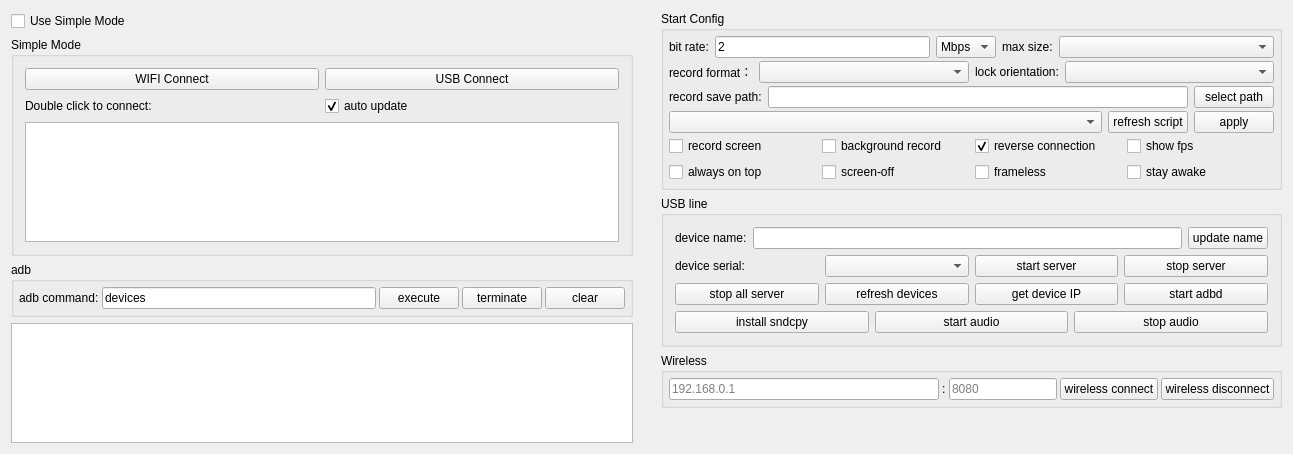
<?xml version="1.0" encoding="UTF-8"?>
<ui version="4.0">
 <class>Widget</class>
 <widget class="QWidget" name="Widget">
  <property name="geometry">
   <rect>
    <x>0</x>
    <y>0</y>
    <width>1293</width>
    <height>454</height>
   </rect>
  </property>
  <property name="windowTitle">
   <string notr="true">QtScrcpy</string>
  </property>
  <layout class="QHBoxLayout" name="horizontalLayout_11">
   <property name="leftMargin">
    <number>0</number>
   </property>
   <property name="topMargin">
    <number>0</number>
   </property>
   <property name="rightMargin">
    <number>0</number>
   </property>
   <property name="bottomMargin">
    <number>0</number>
   </property>
   <item>
    <widget class="QWidget" name="leftWidget" native="true">
     <property name="sizePolicy">
      <sizepolicy hsizetype="Preferred" vsizetype="Preferred">
       <horstretch>0</horstretch>
       <verstretch>0</verstretch>
      </sizepolicy>
     </property>
     <layout class="QVBoxLayout" name="verticalLayout_5">
      <item>
       <widget class="QCheckBox" name="useSingleModeCheck">
        <property name="sizePolicy">
         <sizepolicy hsizetype="Preferred" vsizetype="Maximum">
          <horstretch>0</horstretch>
          <verstretch>0</verstretch>
         </sizepolicy>
        </property>
        <property name="styleSheet">
         <string notr="true"/>
        </property>
        <property name="text">
         <string>Use Simple Mode</string>
        </property>
        <property name="checked">
         <bool>false</bool>
        </property>
       </widget>
      </item>
      <item>
       <widget class="QGroupBox" name="simpleGroupBox">
        <property name="sizePolicy">
         <sizepolicy hsizetype="Preferred" vsizetype="Preferred">
          <horstretch>0</horstretch>
          <verstretch>0</verstretch>
         </sizepolicy>
        </property>
        <property name="title">
         <string>Simple Mode</string>
        </property>
        <property name="checkable">
         <bool>false</bool>
        </property>
        <layout class="QVBoxLayout" name="verticalLayout_4">
         <item>
          <layout class="QHBoxLayout" name="horizontalLayout_9">
           <item>
            <widget class="QPushButton" name="wifiConnectBtn">
             <property name="sizePolicy">
              <sizepolicy hsizetype="Preferred" vsizetype="Maximum">
               <horstretch>0</horstretch>
               <verstretch>0</verstretch>
              </sizepolicy>
             </property>
             <property name="text">
              <string>WIFI Connect</string>
             </property>
            </widget>
           </item>
           <item>
            <widget class="QPushButton" name="usbConnectBtn">
             <property name="sizePolicy">
              <sizepolicy hsizetype="Preferred" vsizetype="Maximum">
               <horstretch>0</horstretch>
               <verstretch>0</verstretch>
              </sizepolicy>
             </property>
             <property name="text">
              <string>USB Connect</string>
             </property>
            </widget>
           </item>
          </layout>
         </item>
         <item>
          <layout class="QHBoxLayout" name="horizontalLayout_13">
           <property name="topMargin">
            <number>0</number>
           </property>
           <item>
            <widget class="QLabel" name="label_10">
             <property name="sizePolicy">
              <sizepolicy hsizetype="Preferred" vsizetype="Preferred">
               <horstretch>0</horstretch>
               <verstretch>0</verstretch>
              </sizepolicy>
             </property>
             <property name="text">
              <string>Double click to connect:</string>
             </property>
            </widget>
           </item>
           <item>
            <widget class="QCheckBox" name="autoUpdatecheckBox">
             <property name="sizePolicy">
              <sizepolicy hsizetype="Preferred" vsizetype="Preferred">
               <horstretch>0</horstretch>
               <verstretch>0</verstretch>
              </sizepolicy>
             </property>
             <property name="text">
              <string>auto update</string>
             </property>
             <property name="checked">
              <bool>true</bool>
             </property>
            </widget>
           </item>
          </layout>
         </item>
         <item>
          <widget class="QListWidget" name="connectedPhoneList">
           <property name="sizePolicy">
            <sizepolicy hsizetype="Preferred" vsizetype="Preferred">
             <horstretch>0</horstretch>
             <verstretch>0</verstretch>
            </sizepolicy>
           </property>
          </widget>
         </item>
        </layout>
       </widget>
      </item>
      <item>
       <widget class="QGroupBox" name="adbGroupBox">
        <property name="sizePolicy">
         <sizepolicy hsizetype="Preferred" vsizetype="Maximum">
          <horstretch>0</horstretch>
          <verstretch>0</verstretch>
         </sizepolicy>
        </property>
        <property name="title">
         <string notr="true">adb</string>
        </property>
        <layout class="QHBoxLayout" name="horizontalLayout_2">
         <property name="spacing">
          <number>3</number>
         </property>
         <property name="leftMargin">
          <number>5</number>
         </property>
         <property name="topMargin">
          <number>5</number>
         </property>
         <property name="rightMargin">
          <number>5</number>
         </property>
         <property name="bottomMargin">
          <number>5</number>
         </property>
         <item>
          <widget class="QLabel" name="label_7">
           <property name="sizePolicy">
            <sizepolicy hsizetype="Maximum" vsizetype="Preferred">
             <horstretch>0</horstretch>
             <verstretch>0</verstretch>
            </sizepolicy>
           </property>
           <property name="text">
            <string>adb command:</string>
           </property>
           <property name="buddy">
            <cstring>adbCommandEdt</cstring>
           </property>
          </widget>
         </item>
         <item>
          <widget class="QLineEdit" name="adbCommandEdt">
           <property name="sizePolicy">
            <sizepolicy hsizetype="MinimumExpanding" vsizetype="Preferred">
             <horstretch>0</horstretch>
             <verstretch>0</verstretch>
            </sizepolicy>
           </property>
           <property name="text">
            <string notr="true">devices</string>
           </property>
          </widget>
         </item>
         <item>
          <widget class="QPushButton" name="adbCommandBtn">
           <property name="sizePolicy">
            <sizepolicy hsizetype="Maximum" vsizetype="Preferred">
             <horstretch>0</horstretch>
             <verstretch>0</verstretch>
            </sizepolicy>
           </property>
           <property name="text">
            <string>execute</string>
           </property>
          </widget>
         </item>
         <item>
          <widget class="QPushButton" name="stopAdbBtn">
           <property name="sizePolicy">
            <sizepolicy hsizetype="Maximum" vsizetype="Preferred">
             <horstretch>0</horstretch>
             <verstretch>0</verstretch>
            </sizepolicy>
           </property>
           <property name="text">
            <string>terminate</string>
           </property>
          </widget>
         </item>
         <item>
          <widget class="QPushButton" name="clearOut">
           <property name="sizePolicy">
            <sizepolicy hsizetype="Maximum" vsizetype="Preferred">
             <horstretch>0</horstretch>
             <verstretch>0</verstretch>
            </sizepolicy>
           </property>
           <property name="text">
            <string>clear</string>
           </property>
          </widget>
         </item>
        </layout>
       </widget>
      </item>
      <item>
       <widget class="QTextEdit" name="outEdit">
        <property name="sizePolicy">
         <sizepolicy hsizetype="Preferred" vsizetype="Preferred">
          <horstretch>0</horstretch>
          <verstretch>0</verstretch>
         </sizepolicy>
        </property>
        <property name="focusPolicy">
         <enum>Qt::ClickFocus</enum>
        </property>
        <property name="documentTitle">
         <string/>
        </property>
        <property name="readOnly">
         <bool>true</bool>
        </property>
       </widget>
      </item>
     </layout>
    </widget>
   </item>
   <item>
    <widget class="QWidget" name="rightWidget" native="true">
     <property name="sizePolicy">
      <sizepolicy hsizetype="MinimumExpanding" vsizetype="Preferred">
       <horstretch>0</horstretch>
       <verstretch>0</verstretch>
      </sizepolicy>
     </property>
     <layout class="QVBoxLayout" name="verticalLayout_6">
      <item>
       <widget class="QGroupBox" name="configGroupBox">
        <property name="sizePolicy">
         <sizepolicy hsizetype="Preferred" vsizetype="Preferred">
          <horstretch>0</horstretch>
          <verstretch>0</verstretch>
         </sizepolicy>
        </property>
        <property name="title">
         <string>Start Config</string>
        </property>
        <layout class="QVBoxLayout" name="verticalLayout_3">
         <property name="spacing">
          <number>3</number>
         </property>
         <property name="leftMargin">
          <number>5</number>
         </property>
         <property name="topMargin">
          <number>5</number>
         </property>
         <property name="rightMargin">
          <number>5</number>
         </property>
         <property name="bottomMargin">
          <number>5</number>
         </property>
         <item>
          <widget class="QWidget" name="configWidget1" native="true">
           <property name="sizePolicy">
            <sizepolicy hsizetype="Preferred" vsizetype="Preferred">
             <horstretch>0</horstretch>
             <verstretch>0</verstretch>
            </sizepolicy>
           </property>
           <layout class="QHBoxLayout" name="horizontalLayout_5">
            <property name="leftMargin">
             <number>0</number>
            </property>
            <property name="topMargin">
             <number>0</number>
            </property>
            <property name="rightMargin">
             <number>0</number>
            </property>
            <property name="bottomMargin">
             <number>0</number>
            </property>
            <item>
             <widget class="QLabel" name="label_3">
              <property name="sizePolicy">
               <sizepolicy hsizetype="Maximum" vsizetype="Preferred">
                <horstretch>0</horstretch>
                <verstretch>0</verstretch>
               </sizepolicy>
              </property>
              <property name="text">
               <string>bit rate:</string>
              </property>
             </widget>
            </item>
            <item>
             <widget class="QLineEdit" name="bitRateEdit">
              <property name="sizePolicy">
               <sizepolicy hsizetype="Preferred" vsizetype="Preferred">
                <horstretch>0</horstretch>
                <verstretch>0</verstretch>
               </sizepolicy>
              </property>
              <property name="text">
               <string notr="true">2</string>
              </property>
             </widget>
            </item>
            <item>
             <widget class="QComboBox" name="bitRateBox">
              <property name="sizePolicy">
               <sizepolicy hsizetype="Maximum" vsizetype="Preferred">
                <horstretch>0</horstretch>
                <verstretch>0</verstretch>
               </sizepolicy>
              </property>
              <property name="toolTip">
               <string/>
              </property>
              <property name="currentText">
               <string notr="true">Mbps</string>
              </property>
              <item>
               <property name="text">
                <string notr="true">Mbps</string>
               </property>
              </item>
              <item>
               <property name="text">
                <string notr="true">Kbps</string>
               </property>
              </item>
             </widget>
            </item>
            <item>
             <widget class="QLabel" name="label_4">
              <property name="sizePolicy">
               <sizepolicy hsizetype="Maximum" vsizetype="Preferred">
                <horstretch>0</horstretch>
                <verstretch>0</verstretch>
               </sizepolicy>
              </property>
              <property name="text">
               <string>max size:</string>
              </property>
             </widget>
            </item>
            <item>
             <widget class="QComboBox" name="maxSizeBox">
              <property name="sizePolicy">
               <sizepolicy hsizetype="Preferred" vsizetype="Preferred">
                <horstretch>0</horstretch>
                <verstretch>0</verstretch>
               </sizepolicy>
              </property>
              <property name="toolTip">
               <string/>
              </property>
             </widget>
            </item>
           </layout>
          </widget>
         </item>
         <item>
          <widget class="QWidget" name="configWidget5" native="true">
           <property name="sizePolicy">
            <sizepolicy hsizetype="Preferred" vsizetype="Preferred">
             <horstretch>0</horstretch>
             <verstretch>0</verstretch>
            </sizepolicy>
           </property>
           <layout class="QHBoxLayout" name="horizontalLayout_7">
            <property name="leftMargin">
             <number>0</number>
            </property>
            <property name="topMargin">
             <number>0</number>
            </property>
            <property name="rightMargin">
             <number>0</number>
            </property>
            <property name="bottomMargin">
             <number>0</number>
            </property>
            <item>
             <widget class="QLabel" name="label_6">
              <property name="sizePolicy">
               <sizepolicy hsizetype="Maximum" vsizetype="Preferred">
                <horstretch>0</horstretch>
                <verstretch>0</verstretch>
               </sizepolicy>
              </property>
              <property name="text">
               <string>record format：</string>
              </property>
             </widget>
            </item>
            <item>
             <widget class="QComboBox" name="formatBox">
              <property name="sizePolicy">
               <sizepolicy hsizetype="Preferred" vsizetype="Preferred">
                <horstretch>0</horstretch>
                <verstretch>0</verstretch>
               </sizepolicy>
              </property>
             </widget>
            </item>
            <item>
             <widget class="QLabel" name="label_8">
              <property name="sizePolicy">
               <sizepolicy hsizetype="Maximum" vsizetype="Preferred">
                <horstretch>0</horstretch>
                <verstretch>0</verstretch>
               </sizepolicy>
              </property>
              <property name="text">
               <string>lock orientation:</string>
              </property>
             </widget>
            </item>
            <item>
             <widget class="QComboBox" name="lockOrientationBox">
              <property name="sizePolicy">
               <sizepolicy hsizetype="Preferred" vsizetype="Preferred">
                <horstretch>0</horstretch>
                <verstretch>0</verstretch>
               </sizepolicy>
              </property>
             </widget>
            </item>
           </layout>
          </widget>
         </item>
         <item>
          <widget class="QWidget" name="configWidget2" native="true">
           <property name="sizePolicy">
            <sizepolicy hsizetype="Preferred" vsizetype="Preferred">
             <horstretch>0</horstretch>
             <verstretch>0</verstretch>
            </sizepolicy>
           </property>
           <layout class="QHBoxLayout" name="horizontalLayout_6">
            <property name="leftMargin">
             <number>0</number>
            </property>
            <property name="topMargin">
             <number>0</number>
            </property>
            <property name="rightMargin">
             <number>0</number>
            </property>
            <property name="bottomMargin">
             <number>0</number>
            </property>
            <item>
             <widget class="QLabel" name="label_5">
              <property name="sizePolicy">
               <sizepolicy hsizetype="Preferred" vsizetype="Preferred">
                <horstretch>0</horstretch>
                <verstretch>0</verstretch>
               </sizepolicy>
              </property>
              <property name="text">
               <string>record save path:</string>
              </property>
              <property name="buddy">
               <cstring>recordPathEdt</cstring>
              </property>
             </widget>
            </item>
            <item>
             <widget class="QLineEdit" name="recordPathEdt">
              <property name="sizePolicy">
               <sizepolicy hsizetype="MinimumExpanding" vsizetype="Preferred">
                <horstretch>0</horstretch>
                <verstretch>0</verstretch>
               </sizepolicy>
              </property>
              <property name="readOnly">
               <bool>true</bool>
              </property>
             </widget>
            </item>
            <item>
             <widget class="QPushButton" name="selectRecordPathBtn">
              <property name="sizePolicy">
               <sizepolicy hsizetype="Preferred" vsizetype="Preferred">
                <horstretch>0</horstretch>
                <verstretch>0</verstretch>
               </sizepolicy>
              </property>
              <property name="text">
               <string>select path</string>
              </property>
              <property name="autoDefault">
               <bool>false</bool>
              </property>
             </widget>
            </item>
           </layout>
          </widget>
         </item>
         <item>
          <widget class="QWidget" name="configWidget4" native="true">
           <property name="sizePolicy">
            <sizepolicy hsizetype="Preferred" vsizetype="Preferred">
             <horstretch>0</horstretch>
             <verstretch>0</verstretch>
            </sizepolicy>
           </property>
           <layout class="QHBoxLayout" name="horizontalLayout_8">
            <property name="leftMargin">
             <number>0</number>
            </property>
            <property name="topMargin">
             <number>0</number>
            </property>
            <property name="rightMargin">
             <number>0</number>
            </property>
            <property name="bottomMargin">
             <number>0</number>
            </property>
            <item>
             <widget class="QComboBox" name="gameBox">
              <property name="sizePolicy">
               <sizepolicy hsizetype="MinimumExpanding" vsizetype="Preferred">
                <horstretch>0</horstretch>
                <verstretch>0</verstretch>
               </sizepolicy>
              </property>
             </widget>
            </item>
            <item>
             <widget class="QPushButton" name="refreshGameScriptBtn">
              <property name="sizePolicy">
               <sizepolicy hsizetype="Preferred" vsizetype="Preferred">
                <horstretch>0</horstretch>
                <verstretch>0</verstretch>
               </sizepolicy>
              </property>
              <property name="text">
               <string>refresh script</string>
              </property>
             </widget>
            </item>
            <item>
             <widget class="QPushButton" name="applyScriptBtn">
              <property name="sizePolicy">
               <sizepolicy hsizetype="Preferred" vsizetype="Preferred">
                <horstretch>0</horstretch>
                <verstretch>0</verstretch>
               </sizepolicy>
              </property>
              <property name="text">
               <string>apply</string>
              </property>
             </widget>
            </item>
           </layout>
          </widget>
         </item>
         <item>
          <widget class="QWidget" name="configWidget3" native="true">
           <property name="sizePolicy">
            <sizepolicy hsizetype="Preferred" vsizetype="Preferred">
             <horstretch>0</horstretch>
             <verstretch>0</verstretch>
            </sizepolicy>
           </property>
           <layout class="QGridLayout" name="gridLayout">
            <property name="leftMargin">
             <number>0</number>
            </property>
            <property name="topMargin">
             <number>0</number>
            </property>
            <property name="rightMargin">
             <number>0</number>
            </property>
            <property name="bottomMargin">
             <number>0</number>
            </property>
            <item row="1" column="1">
             <widget class="QCheckBox" name="closeScreenCheck">
              <property name="sizePolicy">
               <sizepolicy hsizetype="Preferred" vsizetype="Preferred">
                <horstretch>0</horstretch>
                <verstretch>0</verstretch>
               </sizepolicy>
              </property>
              <property name="text">
               <string>screen-off</string>
              </property>
             </widget>
            </item>
            <item row="1" column="3">
             <widget class="QCheckBox" name="framelessCheck">
              <property name="sizePolicy">
               <sizepolicy hsizetype="Preferred" vsizetype="Preferred">
                <horstretch>0</horstretch>
                <verstretch>0</verstretch>
               </sizepolicy>
              </property>
              <property name="text">
               <string>frameless</string>
              </property>
             </widget>
            </item>
            <item row="1" column="0">
             <widget class="QCheckBox" name="alwaysTopCheck">
              <property name="sizePolicy">
               <sizepolicy hsizetype="Preferred" vsizetype="Preferred">
                <horstretch>0</horstretch>
                <verstretch>0</verstretch>
               </sizepolicy>
              </property>
              <property name="text">
               <string>always on top</string>
              </property>
              <property name="checked">
               <bool>false</bool>
              </property>
             </widget>
            </item>
            <item row="0" column="1">
             <widget class="QCheckBox" name="notDisplayCheck">
              <property name="sizePolicy">
               <sizepolicy hsizetype="Preferred" vsizetype="Preferred">
                <horstretch>0</horstretch>
                <verstretch>0</verstretch>
               </sizepolicy>
              </property>
              <property name="text">
               <string>background record</string>
              </property>
              <property name="checkable">
               <bool>false</bool>
              </property>
             </widget>
            </item>
            <item row="0" column="3">
             <widget class="QCheckBox" name="useReverseCheck">
              <property name="sizePolicy">
               <sizepolicy hsizetype="Preferred" vsizetype="Preferred">
                <horstretch>0</horstretch>
                <verstretch>0</verstretch>
               </sizepolicy>
              </property>
              <property name="text">
               <string>reverse connection</string>
              </property>
              <property name="checked">
               <bool>true</bool>
              </property>
             </widget>
            </item>
            <item row="0" column="0">
             <widget class="QCheckBox" name="recordScreenCheck">
              <property name="sizePolicy">
               <sizepolicy hsizetype="Preferred" vsizetype="Preferred">
                <horstretch>0</horstretch>
                <verstretch>0</verstretch>
               </sizepolicy>
              </property>
              <property name="text">
               <string>record screen</string>
              </property>
             </widget>
            </item>
            <item row="0" column="4">
             <widget class="QCheckBox" name="fpsCheck">
              <property name="sizePolicy">
               <sizepolicy hsizetype="Preferred" vsizetype="Preferred">
                <horstretch>0</horstretch>
                <verstretch>0</verstretch>
               </sizepolicy>
              </property>
              <property name="text">
               <string>show fps</string>
              </property>
             </widget>
            </item>
            <item row="1" column="4">
             <widget class="QCheckBox" name="stayAwakeCheck">
              <property name="sizePolicy">
               <sizepolicy hsizetype="Preferred" vsizetype="Preferred">
                <horstretch>0</horstretch>
                <verstretch>0</verstretch>
               </sizepolicy>
              </property>
              <property name="text">
               <string>stay awake</string>
              </property>
             </widget>
            </item>
           </layout>
          </widget>
         </item>
        </layout>
       </widget>
      </item>
      <item>
       <widget class="QGroupBox" name="usbGroupBox">
        <property name="sizePolicy">
         <sizepolicy hsizetype="Preferred" vsizetype="Preferred">
          <horstretch>0</horstretch>
          <verstretch>0</verstretch>
         </sizepolicy>
        </property>
        <property name="title">
         <string>USB line</string>
        </property>
        <layout class="QVBoxLayout" name="verticalLayout">
         <item>
          <layout class="QHBoxLayout" name="horizontalLayout_10">
           <item>
            <widget class="QLabel" name="label_9">
             <property name="sizePolicy">
              <sizepolicy hsizetype="Preferred" vsizetype="Preferred">
               <horstretch>0</horstretch>
               <verstretch>0</verstretch>
              </sizepolicy>
             </property>
             <property name="text">
              <string>device name:</string>
             </property>
            </widget>
           </item>
           <item>
            <widget class="QLineEdit" name="userNameEdt">
             <property name="sizePolicy">
              <sizepolicy hsizetype="MinimumExpanding" vsizetype="Preferred">
               <horstretch>0</horstretch>
               <verstretch>0</verstretch>
              </sizepolicy>
             </property>
            </widget>
           </item>
           <item>
            <widget class="QPushButton" name="updateNameBtn">
             <property name="sizePolicy">
              <sizepolicy hsizetype="Preferred" vsizetype="Preferred">
               <horstretch>0</horstretch>
               <verstretch>0</verstretch>
              </sizepolicy>
             </property>
             <property name="text">
              <string>update name</string>
             </property>
             <property name="autoDefault">
              <bool>false</bool>
             </property>
            </widget>
           </item>
          </layout>
         </item>
         <item>
          <widget class="QWidget" name="usbWidget1" native="true">
           <property name="sizePolicy">
            <sizepolicy hsizetype="Preferred" vsizetype="Preferred">
             <horstretch>0</horstretch>
             <verstretch>0</verstretch>
            </sizepolicy>
           </property>
           <layout class="QHBoxLayout" name="horizontalLayout_3">
            <property name="leftMargin">
             <number>0</number>
            </property>
            <property name="topMargin">
             <number>0</number>
            </property>
            <property name="rightMargin">
             <number>0</number>
            </property>
            <property name="bottomMargin">
             <number>0</number>
            </property>
            <item>
             <widget class="QLabel" name="label_2">
              <property name="sizePolicy">
               <sizepolicy hsizetype="Preferred" vsizetype="Preferred">
                <horstretch>0</horstretch>
                <verstretch>0</verstretch>
               </sizepolicy>
              </property>
              <property name="text">
               <string>device serial:</string>
              </property>
             </widget>
            </item>
            <item>
             <widget class="QComboBox" name="serialBox">
              <property name="sizePolicy">
               <sizepolicy hsizetype="Preferred" vsizetype="Preferred">
                <horstretch>0</horstretch>
                <verstretch>0</verstretch>
               </sizepolicy>
              </property>
             </widget>
            </item>
            <item>
             <widget class="QPushButton" name="startServerBtn">
              <property name="sizePolicy">
               <sizepolicy hsizetype="Preferred" vsizetype="Preferred">
                <horstretch>0</horstretch>
                <verstretch>0</verstretch>
               </sizepolicy>
              </property>
              <property name="text">
               <string>start server</string>
              </property>
              <property name="autoDefault">
               <bool>false</bool>
              </property>
             </widget>
            </item>
            <item>
             <widget class="QPushButton" name="stopServerBtn">
              <property name="sizePolicy">
               <sizepolicy hsizetype="Preferred" vsizetype="Preferred">
                <horstretch>0</horstretch>
                <verstretch>0</verstretch>
               </sizepolicy>
              </property>
              <property name="text">
               <string>stop server</string>
              </property>
              <property name="autoDefault">
               <bool>false</bool>
              </property>
             </widget>
            </item>
           </layout>
          </widget>
         </item>
         <item>
          <widget class="QWidget" name="usbWidget2" native="true">
           <property name="sizePolicy">
            <sizepolicy hsizetype="Preferred" vsizetype="Preferred">
             <horstretch>0</horstretch>
             <verstretch>0</verstretch>
            </sizepolicy>
           </property>
           <layout class="QHBoxLayout" name="horizontalLayout_4">
            <property name="leftMargin">
             <number>0</number>
            </property>
            <property name="topMargin">
             <number>0</number>
            </property>
            <property name="rightMargin">
             <number>0</number>
            </property>
            <property name="bottomMargin">
             <number>0</number>
            </property>
            <item>
             <widget class="QPushButton" name="stopAllServerBtn">
              <property name="sizePolicy">
               <sizepolicy hsizetype="Preferred" vsizetype="Preferred">
                <horstretch>0</horstretch>
                <verstretch>0</verstretch>
               </sizepolicy>
              </property>
              <property name="text">
               <string>stop all server</string>
              </property>
             </widget>
            </item>
            <item>
             <widget class="QPushButton" name="updateDevice">
              <property name="sizePolicy">
               <sizepolicy hsizetype="Preferred" vsizetype="Preferred">
                <horstretch>0</horstretch>
                <verstretch>0</verstretch>
               </sizepolicy>
              </property>
              <property name="text">
               <string>refresh devices</string>
              </property>
              <property name="autoDefault">
               <bool>false</bool>
              </property>
             </widget>
            </item>
            <item>
             <widget class="QPushButton" name="getIPBtn">
              <property name="sizePolicy">
               <sizepolicy hsizetype="Preferred" vsizetype="Preferred">
                <horstretch>0</horstretch>
                <verstretch>0</verstretch>
               </sizepolicy>
              </property>
              <property name="text">
               <string>get device IP</string>
              </property>
              <property name="autoDefault">
               <bool>false</bool>
              </property>
             </widget>
            </item>
            <item>
             <widget class="QPushButton" name="startAdbdBtn">
              <property name="sizePolicy">
               <sizepolicy hsizetype="Preferred" vsizetype="Preferred">
                <horstretch>0</horstretch>
                <verstretch>0</verstretch>
               </sizepolicy>
              </property>
              <property name="text">
               <string>start adbd</string>
              </property>
              <property name="autoDefault">
               <bool>false</bool>
              </property>
             </widget>
            </item>
           </layout>
          </widget>
         </item>
         <item>
          <widget class="QWidget" name="usbWidget3" native="true">
           <layout class="QHBoxLayout" name="horizontalLayout_12">
            <property name="leftMargin">
             <number>0</number>
            </property>
            <property name="topMargin">
             <number>0</number>
            </property>
            <property name="rightMargin">
             <number>0</number>
            </property>
            <property name="bottomMargin">
             <number>0</number>
            </property>
            <item>
             <widget class="QPushButton" name="installSndcpyBtn">
              <property name="sizePolicy">
               <sizepolicy hsizetype="Preferred" vsizetype="Preferred">
                <horstretch>0</horstretch>
                <verstretch>0</verstretch>
               </sizepolicy>
              </property>
              <property name="text">
               <string>install sndcpy</string>
              </property>
             </widget>
            </item>
            <item>
             <widget class="QPushButton" name="startAudioBtn">
              <property name="sizePolicy">
               <sizepolicy hsizetype="Preferred" vsizetype="Preferred">
                <horstretch>0</horstretch>
                <verstretch>0</verstretch>
               </sizepolicy>
              </property>
              <property name="text">
               <string>start audio</string>
              </property>
             </widget>
            </item>
            <item>
             <widget class="QPushButton" name="stopAudioBtn">
              <property name="sizePolicy">
               <sizepolicy hsizetype="Preferred" vsizetype="Preferred">
                <horstretch>0</horstretch>
                <verstretch>0</verstretch>
               </sizepolicy>
              </property>
              <property name="text">
               <string>stop audio</string>
              </property>
             </widget>
            </item>
           </layout>
          </widget>
         </item>
        </layout>
       </widget>
      </item>
      <item>
       <widget class="QGroupBox" name="wirelessGroupBox">
        <property name="sizePolicy">
         <sizepolicy hsizetype="Preferred" vsizetype="Preferred">
          <horstretch>0</horstretch>
          <verstretch>0</verstretch>
         </sizepolicy>
        </property>
        <property name="title">
         <string>Wireless</string>
        </property>
        <layout class="QHBoxLayout" name="horizontalLayout">
         <property name="spacing">
          <number>3</number>
         </property>
         <property name="leftMargin">
          <number>5</number>
         </property>
         <property name="topMargin">
          <number>5</number>
         </property>
         <property name="rightMargin">
          <number>5</number>
         </property>
         <property name="bottomMargin">
          <number>5</number>
         </property>
         <item>
          <widget class="QLineEdit" name="deviceIpEdt">
           <property name="sizePolicy">
            <sizepolicy hsizetype="MinimumExpanding" vsizetype="Preferred">
             <horstretch>0</horstretch>
             <verstretch>0</verstretch>
            </sizepolicy>
           </property>
           <property name="text">
            <string/>
           </property>
           <property name="maxLength">
            <number>128</number>
           </property>
           <property name="placeholderText">
            <string notr="true">192.168.0.1</string>
           </property>
          </widget>
         </item>
         <item>
          <widget class="QLabel" name="label">
           <property name="sizePolicy">
            <sizepolicy hsizetype="Maximum" vsizetype="Preferred">
             <horstretch>0</horstretch>
             <verstretch>0</verstretch>
            </sizepolicy>
           </property>
           <property name="text">
            <string notr="true">:</string>
           </property>
          </widget>
         </item>
         <item>
          <widget class="QLineEdit" name="devicePortEdt">
           <property name="sizePolicy">
            <sizepolicy hsizetype="Maximum" vsizetype="Preferred">
             <horstretch>0</horstretch>
             <verstretch>0</verstretch>
            </sizepolicy>
           </property>
           <property name="text">
            <string/>
           </property>
           <property name="maxLength">
            <number>6</number>
           </property>
           <property name="placeholderText">
            <string notr="true">8080</string>
           </property>
          </widget>
         </item>
         <item>
          <widget class="QPushButton" name="wirelessConnectBtn">
           <property name="sizePolicy">
            <sizepolicy hsizetype="Preferred" vsizetype="Preferred">
             <horstretch>0</horstretch>
             <verstretch>0</verstretch>
            </sizepolicy>
           </property>
           <property name="text">
            <string>wireless connect</string>
           </property>
           <property name="autoDefault">
            <bool>false</bool>
           </property>
          </widget>
         </item>
         <item>
          <widget class="QPushButton" name="wirelessDisConnectBtn">
           <property name="sizePolicy">
            <sizepolicy hsizetype="Preferred" vsizetype="Preferred">
             <horstretch>0</horstretch>
             <verstretch>0</verstretch>
            </sizepolicy>
           </property>
           <property name="text">
            <string>wireless disconnect</string>
           </property>
           <property name="autoDefault">
            <bool>false</bool>
           </property>
          </widget>
         </item>
        </layout>
       </widget>
      </item>
      <item>
       <spacer name="verticalSpacer">
        <property name="sizePolicy">
         <sizepolicy hsizetype="Preferred" vsizetype="Preferred">
          <horstretch>0</horstretch>
          <verstretch>0</verstretch>
         </sizepolicy>
        </property>
        <property name="orientation">
         <enum>Qt::Vertical</enum>
        </property>
        <property name="sizeHint" stdset="0">
         <size>
          <width>20</width>
          <height>40</height>
         </size>
        </property>
       </spacer>
      </item>
     </layout>
    </widget>
   </item>
  </layout>
 </widget>
 <layoutdefault spacing="6" margin="11"/>
 <tabstops>
  <tabstop>deviceIpEdt</tabstop>
  <tabstop>devicePortEdt</tabstop>
  <tabstop>wirelessConnectBtn</tabstop>
  <tabstop>wirelessDisConnectBtn</tabstop>
  <tabstop>adbCommandEdt</tabstop>
  <tabstop>adbCommandBtn</tabstop>
  <tabstop>stopAdbBtn</tabstop>
  <tabstop>clearOut</tabstop>
 </tabstops>
 <resources/>
 <connections/>
</ui>
